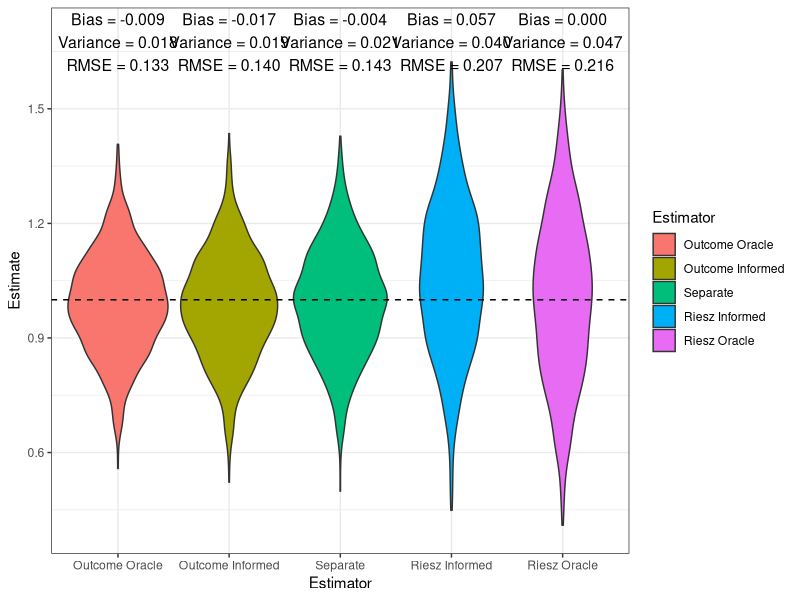

Write the R code that produced this figure.
library(tidyverse)
res <- read_csv("ate_experiment/LASSO_experiment/DOPE/InformedLasso.csv")
df <- res %>% select(-c(truth, covered_outcome_adapted, covered_riesz_adapted)) %>% pivot_longer(cols = everything(), names_to = "Estimator",values_to = "Estimate") %>% mutate(Estimator = str_replace(Estimator,"_", " ")) %>% filter(Estimate != 0) %>% 
  mutate(Estimator = case_when(Estimator == "Riesz" ~ "Separate", TRUE ~ Estimator))

stats <- df %>% group_by(Estimator) %>% summarise(Bias = mean(Estimate)-1, RMSE = sqrt(mean((Estimate-1)^2)), Variance =  var(Estimate))
df %>%
  left_join(stats, by = "Estimator") %>% 
  mutate(Estimator = fct_reorder(Estimator, RMSE)) %>%
  ggplot(aes(Estimator, Estimate, fill = Estimator)) + geom_violin() + geom_hline(yintercept = 1, linetype = "dashed") + 
  geom_text(
    data = stats,
    aes(
      x = Estimator,
      y = Inf,
      label = sprintf(
        "Bias = %.3f\nVariance = %.3f\nRMSE = %.3f",
        Bias, Variance, RMSE
      )
    ),
    vjust = 1.1,
    size = 4
  )+
  ylim(0.4,1.7)+
  theme_bw() 
